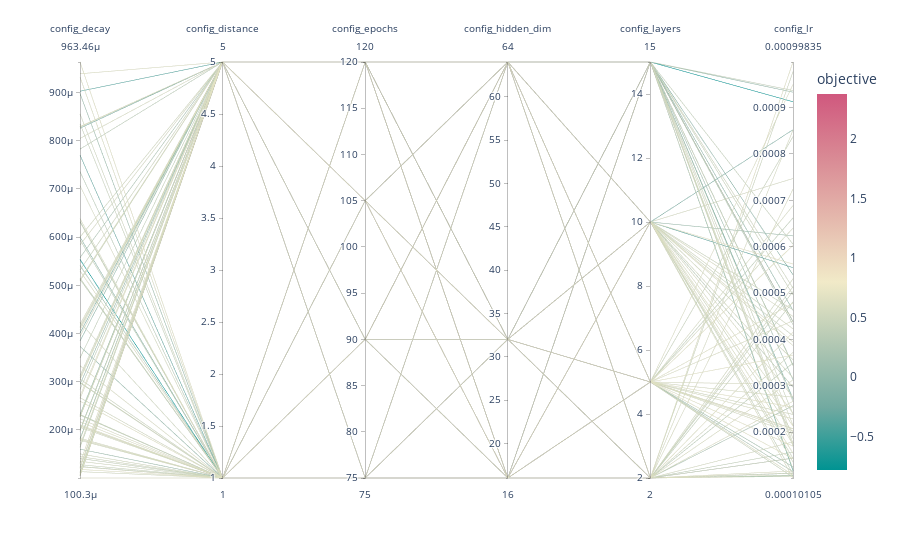

The notebook cell this image was saved under:
### Code cell
px.parallel_coordinates(result, dimensions=['config_decay', 'config_distance', 'config_epochs', 'config_hidden_dim', 'config_layers', 'config_lr'],
                        color='objective', color_continuous_scale=px.colors.diverging.Tealrose, color_continuous_midpoint=0.8)
